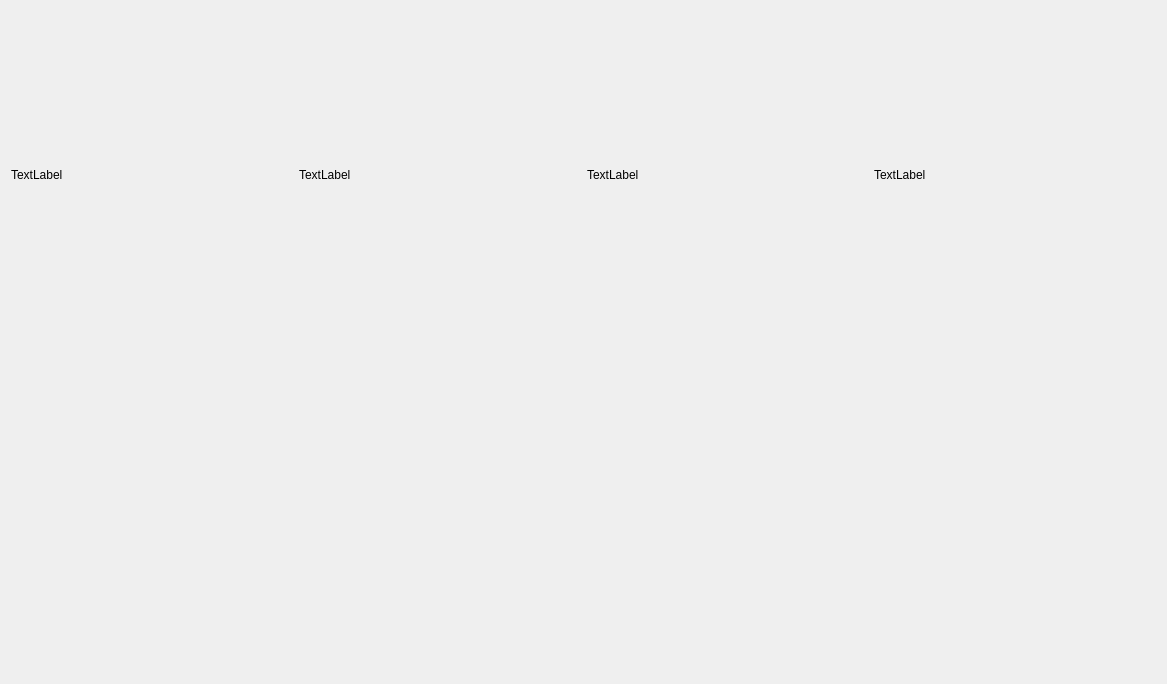
<?xml version="1.0" encoding="UTF-8"?>
<ui version="4.0">
 <class>RealtimePage</class>
 <widget class="QWidget" name="RealtimePage">
  <property name="geometry">
   <rect>
    <x>0</x>
    <y>0</y>
    <width>1167</width>
    <height>684</height>
   </rect>
  </property>
  <property name="windowTitle">
   <string>Form</string>
  </property>
  <layout class="QVBoxLayout" name="verticalLayout">
   <item>
    <layout class="QGridLayout" name="gridLayout">
     <item row="0" column="0">
      <widget class="QLabel" name="humLabel">
       <property name="text">
        <string>TextLabel</string>
       </property>
      </widget>
     </item>
     <item row="0" column="1">
      <widget class="QLabel" name="pirLabel">
       <property name="text">
        <string>TextLabel</string>
       </property>
      </widget>
     </item>
     <item row="0" column="2">
      <widget class="QLabel" name="smokeLabel">
       <property name="text">
        <string>TextLabel</string>
       </property>
      </widget>
     </item>
     <item row="0" column="3">
      <widget class="QLabel" name="tempLabel">
       <property name="text">
        <string>TextLabel</string>
       </property>
      </widget>
     </item>
    </layout>
   </item>
   <item>
    <widget class="QChartView" name="chartview" native="true"/>
   </item>
  </layout>
 </widget>
 <customwidgets>
  <customwidget>
   <class>QChartView</class>
   <extends>QWidget</extends>
   <header location="global">QtCharts/QChartView</header>
   <container>1</container>
  </customwidget>
 </customwidgets>
 <resources/>
 <connections/>
</ui>
